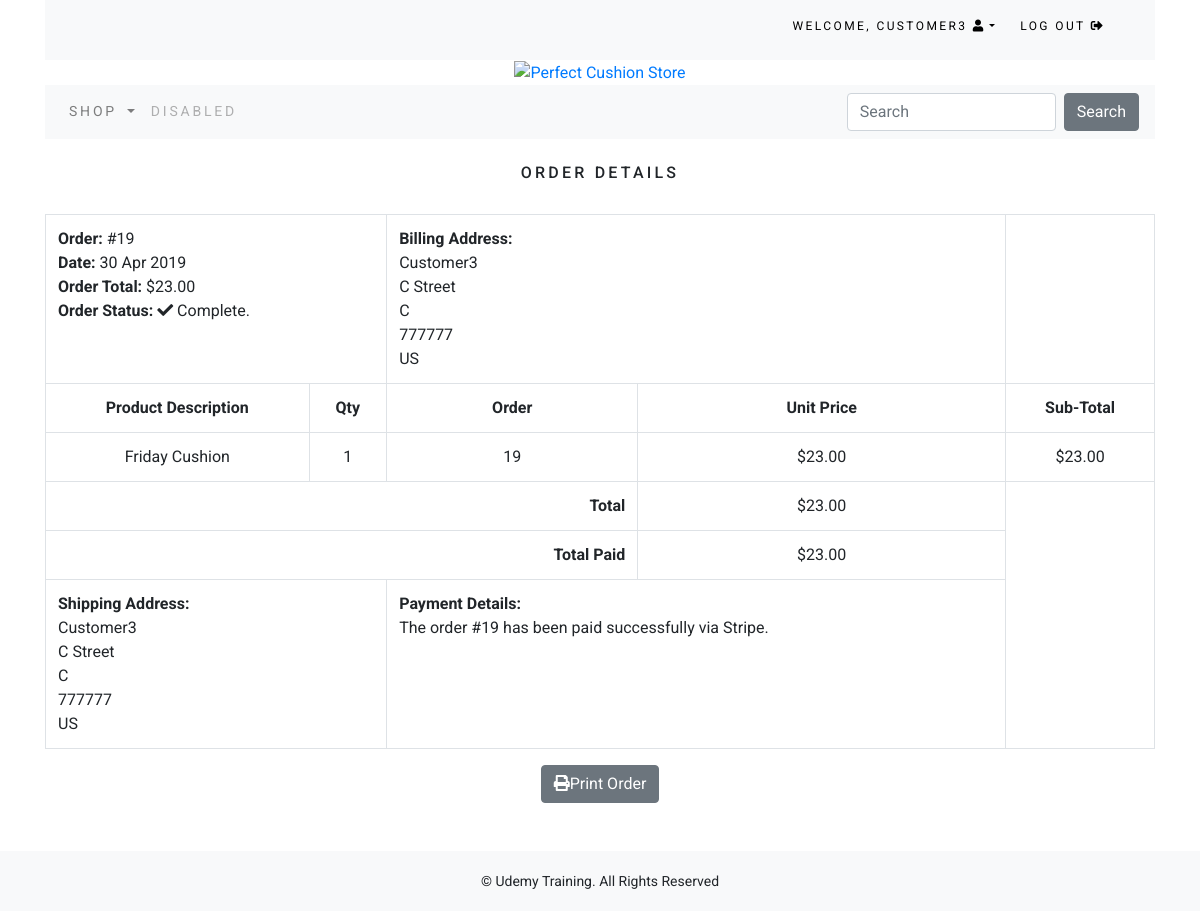
The app's page /order/detail/19/ (signed in) with its own data.
### order/models.py (models this page shows, shortened)
class Order(models.Model):
    token = models.CharField(max_length=250, blank=True)
    total = models.DecimalField(max_digits=10, decimal_places=2, verbose_name='USD Order Total')
    emailAddress = models.EmailField(max_length=250, blank=True, verbose_name='Email Address')
    user = models.ForeignKey(User, blank=True, null=True, related_name='order', on_delete=models.CASCADE)
    created = models.DateTimeField(auto_now_add=True)
    billingName = models.CharField(max_length=250, blank=True)
    billingAddress1 = models.CharField(max_length=250, blank=True)
    billingCity = models.CharField(max_length=250, blank=True)
    billingPostcode = models.CharField(max_length=250, blank=True)
    billingCountry = models.CharField(max_length=250, blank=True)
    shippingName = models.CharField(max_length=250, blank=True)
    shippingAddress1 = models.CharField(max_length=250, blank=True)
    shippingCity = models.CharField(max_length=250, blank=True)
    shippingPostCode = models.CharField(max_length=250, blank=True)
    shippingCountry = models.CharField(max_length=250, blank=True)
    class Meta:
        db_table = 'Order'
        ordering = ['-created']
    def __str__(self):
        return str(self.id)

class OrderItem(models.Model):
    product = models.CharField(max_length=250)
    quantity = models.IntegerField()
    price = models.DecimalField(max_digits=10, decimal_places=2, verbose_name='USD Price')
    order = models.ForeignKey(Order, on_delete=models.CASCADE)
    class Meta:
        db_table = 'OrderItem'
    def sub_total(self):
        return self.quantity * self.price

### order/views.py (the view)
# urls.py: path('detail/<int:pk>/', views.OrderDetail.as_view(), name='order_detail'),
class OrderDetail(LoginRequiredMixin, generic.DetailView):
    model = OrderItem
    template_name = 'admin/order/order_detail.html'
    def get_queryset(self):
        return Order.objects.filter(user=self.request.user)
    def get_context_data(self, **kwargs):
        context = super().get_context_data(**kwargs)
        context['order_items'] = OrderItem.objects.filter(order=self.kwargs['pk'])
        return context

### cart/context_processors.py (called while the page is built)
def counter(request):
    item_count = 0
    if 'admin' in request.path:
        return {}
    else:
        try:
            cart = Cart.objects.filter(cart_id=_cart_id(request))
            cart_items = CartItem.objects.all().filter(cart=cart[:1])
            for cart_item in cart_items:
                item_count += cart_item.quantity
        except Cart.DoesNotExist:
            item_count = 0
    return dict(item_count = item_count)

### cart/views.py (called while the page is built)
def _cart_id(request):
    cart = request.session.session_key
    if not cart:
        cart = request.session.create()
    return cart

### order/templates/admin/order/order_detail.html (shortened to what this page needs)
{% extends 'base.html' %}
{% load staticfiles %}
{% block content %}
<div>
    <div class="text-center">
        <br>
        <h1 class="text-center my_title">Order Details</h1>
        <br>
        <table class="table table-bordered">
            <tr>
                <td class="text-left" colspan="2">
                    <b>Order: </b>#{{ order.id }}<br>
                    <b>Date: </b>{{ order.created|date:"d M Y" }}<br>
                    <b>Order Total: </b>${{ order.total }}<br>
                    <b>Order Status: </b><i class="fas fa-check"></i> Complete.
                </td>
                <td class="text-left" colspan="2">
                    <b>Billing Address: </b><br>
                    {{ order.billingName }}<br>
                    {{ order.billingAddress1 }}<br>
                    {{ order.billingCity }}<br>
                    {{ order.billingPostcode }}<br>
                    {{ order.billingCountry }}<br>
                </td>
            </tr>
            <tr>
                <td><b>Product Description</b></td>
                <td><b>Qty</b></td>
                <td><b>Order</b></td>
                <td><b>Unit Price</b></td>
                <td><b>Sub-Total</b></td>
            </tr>
            {% for item in order_items %}
            <tr>
                <td>{{ item.product }}</td>
                <td>{{ item.quantity }}</td>
                <td>{{ item.order }}</td>
                <td>${{ item.price }}</td>
                <td>${{ item.sub_total }}</td>
            </tr>
            {% endfor %}
            <tr>
                <td class="text-right" colspan="3"><b>Total</b></td>
                <td>${{ order.total }}</td>
            </tr>
            <tr>
                <td class="text-right" colspan="3"><b>Total Paid</b></td>
                <td>${{ order.total }}</td>
            </tr>
            <tr>
                <td class="text-left" colspan="2">
                    <b>Shipping Address: </b><br>
                    {{ order.shippingName }}<br>
                    {{ order.shippingAddress1 }}<br>
                    {{ order.shippingCity }}<br>
                    {{ order.shippingPostCode }}<br>
                    {{ order.shippingCountry }}<br>
                </td>
                <td class="text-left" colspan="2">
                    <b>Payment Details: </b><br>
                    The order #{{ order.id }} has been paid successfully via Stripe.
                </td>
            </tr>
        </table>
        <button class="btn btn-secondary" onclick="window.print();"><i class="fas fa-print"></i>Print Order</button>
    </div>
</div>
<br>
<br>
{% endblock %}

### templates/_top-navbar.html (shortened to what this page needs)
<div class="container">
    <div class="my_custom_menu">
        <ul>
            {% if request.user.is_authenticated %}
            <li>
                Welcome,<a href="#" class="dropdown-toggle" data-toggle='dropdown'
                        aria-haspopup='true' aria-expanded='false'>
                    {{ user.username }} <i class="fas fa-user"></i></a>
            </li>
            <li>
                <a href="{% url 'accounts:logout' %}">Log Out <i class="fas fa-sign-out-alt"></i></a>
            </li>
            {% endif %}
        </ul>
    </div>
</div>

### static/perfectcushion/master.css (style rules this page uses)
body { font-family: 'Roboto', sans-serif; }
.my_title { font-size: 16px; text-transform: uppercase; letter-spacing: .2em; }
.my_custom_menu { text-align: right !important; }
.my_custom_menu ul li { list-style: none; color: #000; text-transform: uppercase; letter-spacing: .2em; font-size: 12px; padding-right: 20px; display: inline; }
.my_custom_menu ul li a { text-decoration: none; color: #000; list-style: none; text-transform: uppercase; letter-spacing: .2em; font-size: 12px; }

### records on screen
Order: id "19", created "30 Apr 2019", total "23.00", billingName "Customer3", billingAddress1 "C Street", billingCity "C", billingPostcode "777777", billingCountry "US", shippingName "Customer3", shippingAddress1 "C Street", shippingCity "C", shippingPostCode "777777", shippingCountry "US"
OrderItem: product "Friday Cushion", quantity "1", order "19", price "23.00", sub_total "23.00"

### other values on screen
{{ user.username }} "CUSTOMER3"
